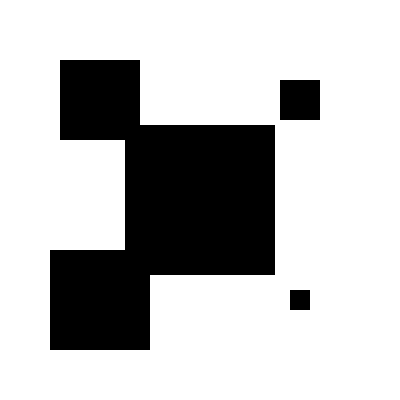
Frame 1 (no input)
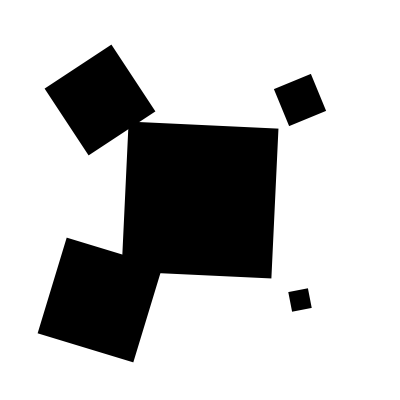
Frame 60 (the mouse pressed at the canvas centre just before this capture)
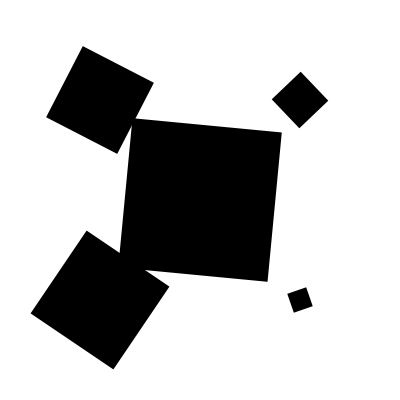
Frame 120 (the mouse held since frame 60 and released just before this capture)

The Processing sketch that drew these frames (run headless with seeded random() and noise(); from frame 60 on, the mouse is pressed at the canvas centre):

// Processing sketch: four_spinning_rect
// ── four_spinning_rect.pde
float r = 0;

void setup() {
  size(400, 400);
  background(255);
  noStroke();
  fill(0);
  rectMode(CENTER);
}
void control(float x,float y, float z, float r){
  translate(x,y);
   rotate(r);
  rect(0, 0, z, z);
  resetMatrix();
}

void draw() {
  background(255);
  control(100,100,80,r*7);
  control(300,100,40,r*2);
  control(100,300,100,r*0.5 );
  control(300,300,20,r*5);
  control(200,200,150,r*0.08);
  r= r + 0.01;
}
